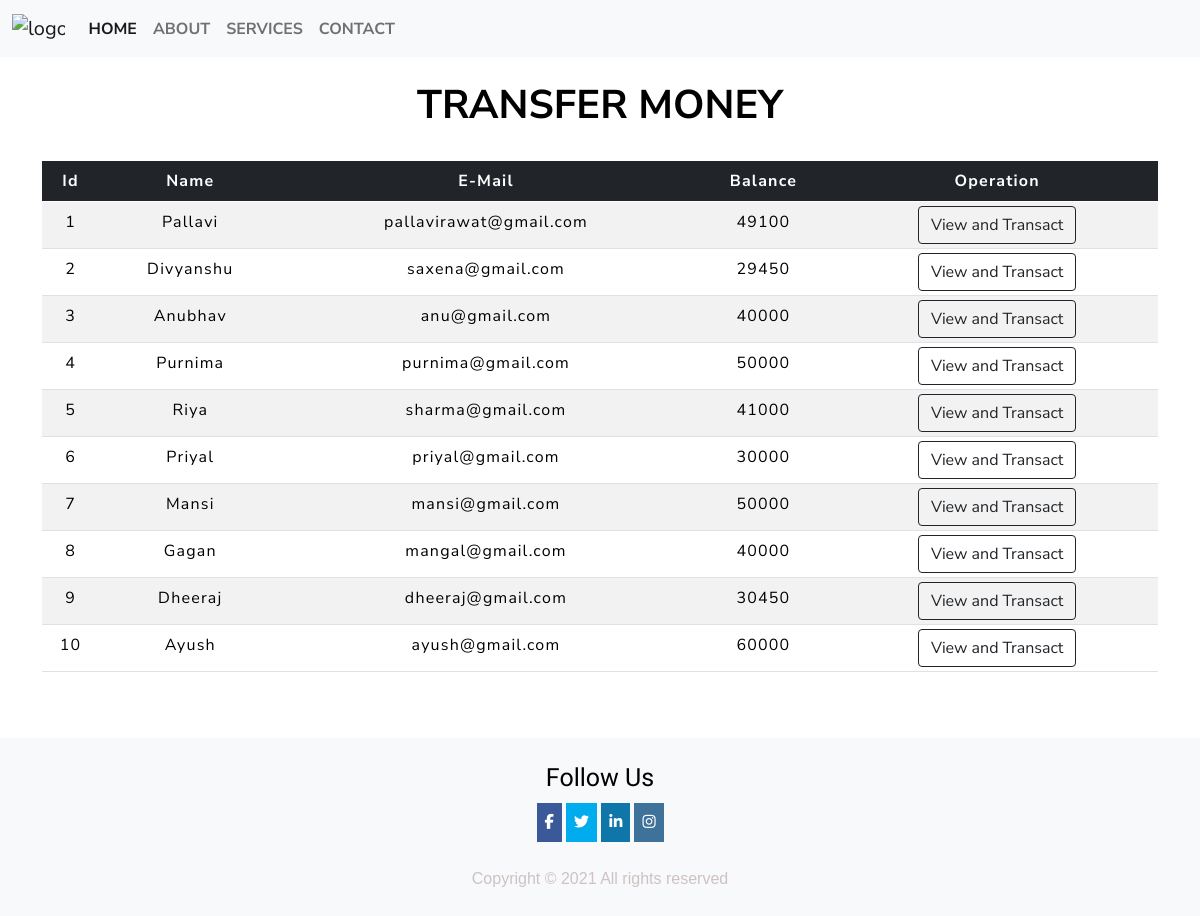
The app's page /transfermoney.php with its own data.
### tables this page shows
CREATE TABLE IF NOT EXISTS `users` (
  `id` int(3) NOT NULL AUTO_INCREMENT,
  `name` text NOT NULL,
  `email` varchar(30) NOT NULL,
  `balance` int(8) NOT NULL,
  PRIMARY KEY (`id`)
);

### transfermoney.php (the view, shortened to what this page needs)
<!doctype html>
<html lang="en">
  <head>
    <link href="https://cdn.jsdelivr.net/npm/bootstrap@5.0.0-beta1/dist/css/bootstrap.min.css" rel="stylesheet">
    <link rel="stylesheet" href="style.css">
<link rel="stylesheet" href="table.css">
  </head>
  <body style="background:url('background2.jfif'); background-repeat:no-repeat; background-attachment: fixed; background-size: cover;">
  <?php
    include 'config.php';
    $sql = "SELECT * FROM users";
    $result = mysqli_query($conn,$sql);
?>
  <nav class="navbar navbar-expand-lg navbar-light bg-light sticky-top">
    <div class="container-fluid">
      <a class="navbar-brand" href="index.php">
        <img src="logo.png" alt="logo" style="width:40px;">
      </a>
      <div class="collapse navbar-collapse" id="navbarSupportedContent">
        <ul class="navbar-nav me-auto mb-2 mb-lg-0">
        <li class="nav-item">
            <a class="nav-link active" aria-current="page" href=" index.php "><b>HOME</b></a>
          </li>
          <li class="nav-item">
            <a class="nav-link" href="#about"><b>ABOUT</b></a>
          </li>
          <li class="nav-item">
            <a class="nav-link" href="#services"><b>SERVICES</b></a>
          </li>
          <li class="nav-item">
            <a class="nav-link" href="#contact"><b>CONTACT</b></a>
          </li>
        </ul>
      </div>
    </div>
  </nav>
  <div class="container">
        <h2 class="text-center pt-4" style="color : black;"><b>TRANSFER MONEY</b></h2>
        <br>
            <div class="row">
                <div class="col">
                    <div class="table-responsive-sm">
                    <table class="table table-hover table-striped table-sm">
                        <thead style="color : white;" class="table-dark">
                            <tr>
                            <th scope="col" class="text-center py-2">Id</th>
                            <th scope="col" class="text-center py-2">Name</th>
                            <th scope="col" class="text-center py-2">E-Mail</th>
                            <th scope="col" class="text-center py-2">Balance</th>
                            <th scope="col" class="text-center py-2">Operation</th>
                            </tr>
                        </thead>
                        <tbody>
                <?php
                    while($rows=mysqli_fetch_assoc($result)){
                ?>
                    <tr style="color : black;">
                        <td class="py-2"><?php echo $rows['id'] ?></td>
                        <td class="py-2"><?php echo $rows['name']?></td>
                        <td class="py-2"><?php echo $rows['email']?></td>
                        <td class="py-2"><?php echo $rows['balance']?></td>
                        <td><a href="userdetails.php?id= <?php echo $rows['id'] ;?>"> <button class="btn btn-outline-dark btn">View and Transact</button></a></td>
                    </tr>
                <?php
                    }
                ?>
                        </tbody>
                    </table>
                    </div>
                </div>
            </div>
         </div>
  <footer>
    <div class="follow">
      <h3 style="color: black; font-family: 'Baloo Bhai 2', cursive; font-size: 25px;">Follow Us</h3>
      <div class="social">
        <a href="#facebook" class="facebook">
          <i class="fa fa-facebook"></i>
        </a>
        <a href="#twitter" class="twitter">
          <i class="fa fa-twitter"></i>
        </a>
        <a href="#linkedin" class="linkedin">
          <i class="fa fa-linkedin"></i>
        </a>
        <a href="#instagram" class="instagram">
          <i class="fa fa-instagram"></i>
        </a>
      </div>
    </div>
    <p class="text-copy">
      Copyright &copy; 2021 All rights reserved
    </p>
  </footer>
  </body>
</html>

### style.css (style rules this page uses)
* { padding: 0px; margin: 0px; }
footer { display: flex; flex-direction: column; align-items: center; justify-content: center; text-align: center; font-family: sans-serif; color: rgb(202, 187, 187); background-color:#f8f9fa!important; margin: 0px; margin-top: 50px; padding-top: 25px; }
.text-copy { text-align: center; padding: 25px 0; font-family: sans-serif; display: flex; justify-content: center; color: rgb(206, 194, 194); background-color: #f8f9fa!important; margin: 0px; }
.social { margin-top: 10px; }
.social a { display: inline-block; text-align: center; padding: 8px; color: white; font-size: 15px; }
.facebook { background: #3b5998; color: white; }
.twitter { color: white; background: #00acee; }
.linkedin { background:#0e76a8; color: white; }
.instagram { background: #3f729b; color: white; }

### table.css (style rules this page uses)
* { padding: 0; margin: 0; box-sizing: border-box; font-family: Nunito Sans ; }
h2 { font-size: 40px; }
table { letter-spacing: 1.2px; }
td { text-align: center; }
button { border:none; background: #d9d9d9; transition: 1s; }

### records on screen
users: id "1", name "Pallavi", email "pallavirawat@gmail.com", balance "49100"
users: id "2", name "Divyanshu", email "saxena@gmail.com", balance "29450"
users: id "3", name "Anubhav", email "anu@gmail.com", balance "40000"
users: id "4", name "Purnima", email "purnima@gmail.com", balance "50000"
users: id "5", name "Riya", email "sharma@gmail.com", balance "41000"
users: id "6", name "Priyal", email "priyal@gmail.com", balance "30000"
users: id "7", name "Mansi", email "mansi@gmail.com", balance "50000"
users: id "8", name "Gagan", email "mangal@gmail.com", balance "40000"
users: id "9", name "Dheeraj", email "dheeraj@gmail.com", balance "30450"
users: id "10", name "Ayush", email "ayush@gmail.com", balance "60000"
